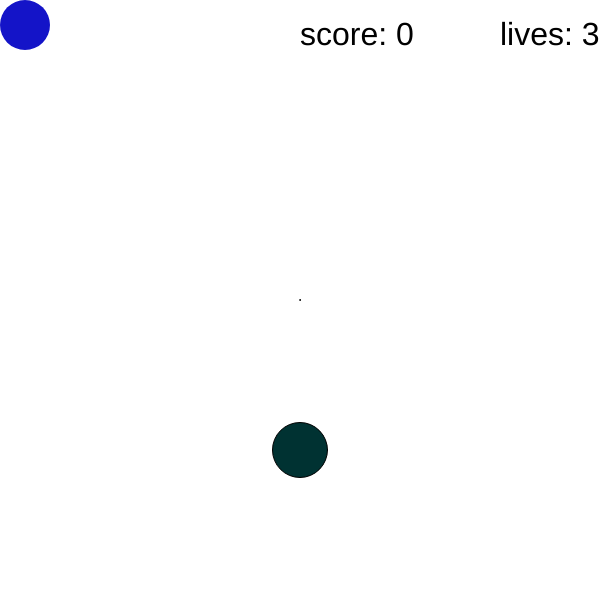
Frame 1 (no input)
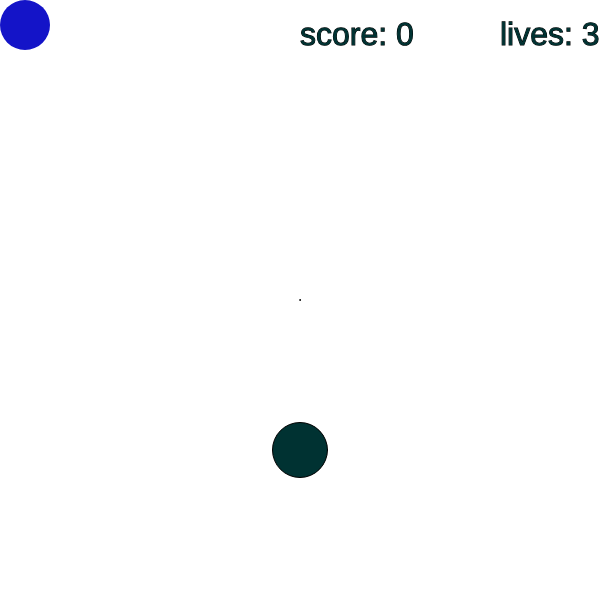
Frame 60 (no input)
Frame 120 (the mouse pressed at the canvas centre since frame 60): identical to frame 60, image omitted

The p5.js sketch that drew these frames (run headless with seeded random() and noise() and a simulated clock; from frame 60 on, the mouse is pressed at the canvas centre):

// p5.js sketch
// ── sketch.js
var playerX = 25;
var playerY = 25;
var playerR = 50;
var blockX = 300;
var blockY = 300;
var blockR = 1;
var goalX = 300;
var goalY = 450;
var goalR = 55;
var lives = 3;
var score = 0;

function setup(){
	createCanvas(600, 600);
	background(0);
}

function draw() {
	clear();
	if (key == 'W') {
	        playerY = playerY - 5;
	    } else if (key == 'A') {
	        playerX = playerX - 5;
	    } else if (key == 'S') {
	        playerY = playerY + 5;
	    } else if (key == 'D') {
	        playerX = playerX + 5;
	    }
		textSize(32);
		text("lives: "+ lives, 500, 45);
		text("score: " + score, 300, 45);
		fill(20, 20, 200);
		noStroke();
		ellipse(playerX, playerY, playerR, playerR);
		stroke(0);
		noFill();
		ellipse(blockX, blockY, blockR, blockR);
		fill(0, 50, 50);
		ellipse(goalX, goalY, goalR, goalR);
		if (sqrt(sq(playerX - blockX) + sq(playerY - blockY)) < playerR/2 + blockR/2){
				console.log("yay");
				playerX = random(0, 600);
				playerY = random(0, 600);
				lives = lives - 1;
				blockR = 1;
				blockX = random(100, 600);
				blockY = random(100, 600);
		}
		if (sqrt(sq(playerX - goalX) + sq(playerY - goalY)) < playerR/2 + goalR/2){
			score = score + 1
			blockR = 1;
			goalX = random(100, 500);
			goalY = random(100, 500);
		}
		blockR = blockR + score;
		console.log(blockR);
		if(lives <= 0){
			clear();
			text("lol u lose", 300, 300);
		}
}
